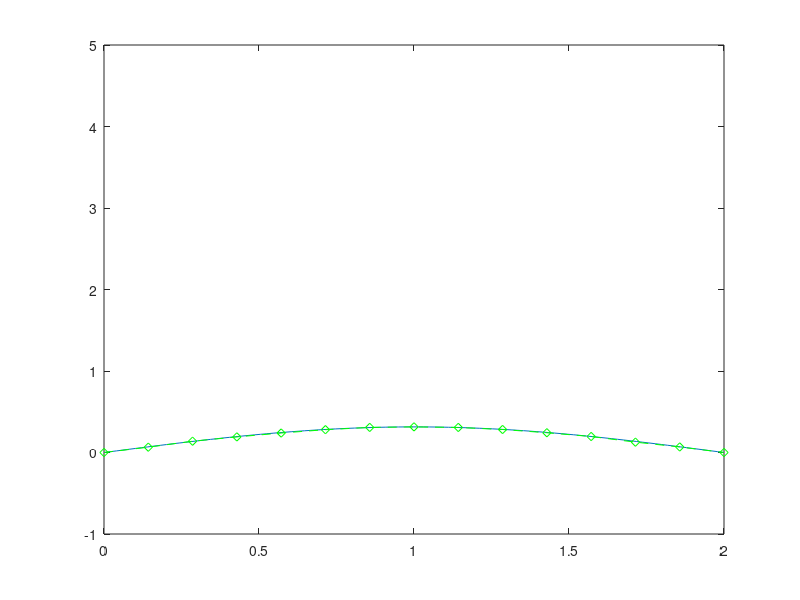

Source code (MATLAB):
clear all, close all, clc;

global N KM KM_evals D2KM D2KM_evals

u_analytic = @(x,t) ( 2.*sin(pi.*x./2).*exp(-(pi/4).^2.*t) ...
                      - sin(pi.*x).*exp(-(pi./2).^2.*t) ...
                      - sin(2.*pi.*x).*exp(-(pi).^2.*t));

N = 15;
epsilon = 0.25;
K   = @(x,center) ( exp(-epsilon.*((x-center).^2)) );
D1K = @(x,center) ( -2.*epsilon.*(x-center).*K(x,center) );
D2K = @(x,center) ( 2.*epsilon.*(2.*epsilon.*((x-center).^2)-1).* ...
                    K(x,center) );

colloc_pts = linspace(0,2,N);
pts = linspace(0,2);
tmp = repmat(colloc_pts,N,1);
KM = K(tmp',tmp);
D2KM = D2K(tmp',tmp);
KM_evals = K( repmat(pts',1,size(colloc_pts,2)), repmat(colloc_pts,size(pts,2),1));
D2KM_evals = D2K( repmat(pts',1,size(colloc_pts,2)),repmat(colloc_pts,size(pts,2),1));
D = D2KM/KM;

ic = u_analytic(colloc_pts,0);
dt = 0.01;
disc_time = 0:dt:3;
u_numeric = zeros(length(disc_time),length(ic));
u_numeric(1,:) = ic;

% $$$ for i=2:length(disc_time)
% $$$     u_numeric(i,:) = u_numeric(i-1,:) + (0.25.*dt.*D*u_numeric(i-1,:)')';
% $$$     u_numeric(i,[1,end]) = [0 0];
% $$$ end

[t,u_numeric] = ode45(@(t,y) (0.25.*D*y).*[0;ones(N-2,1);0],disc_time,ic);

%% plot movies of analytic soln
figure;
pts = linspace(0,2);
title('solution to 4u_t = u_xx');
for i=1:length(disc_time)
    plot(pts,u_analytic(pts,disc_time(i)),colloc_pts,u_numeric(i,:),'gd--');
    axis([0 2 -1 5]);
    M(i) = getframe;
end

movie(M,1,30);
